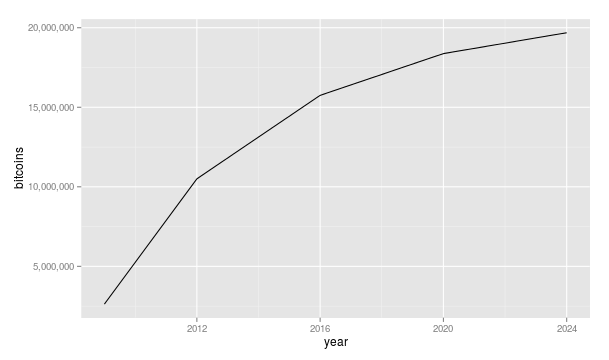

R code for this plot:
# short-prediction-bitcoins.R
# Bastiaan Quast
# bquast@gmail.com
#####################
# import the time series from
# https://en.bitcoin.it/wiki/Controlled_supply#Projected_Bitcoins_Short_Term
# create a chart using ggplot2

# load the ggplot2 library
library(ggplot2)
library(scales)

# read the data
short.prediction.bitcoins <- read.csv('charts/short-prediction-bitcoins.csv')

# inspect data
View(short.prediction.bitcoins)

# plot the data
plot <- ggplot(short.prediction.bitcoins, aes(Year, End.BTC) )
plot <- plot + geom_line() + xlab('year') + ylab('bitcoins')
plot <- plot + scale_y_continuous(labels = comma)
print(plot)
